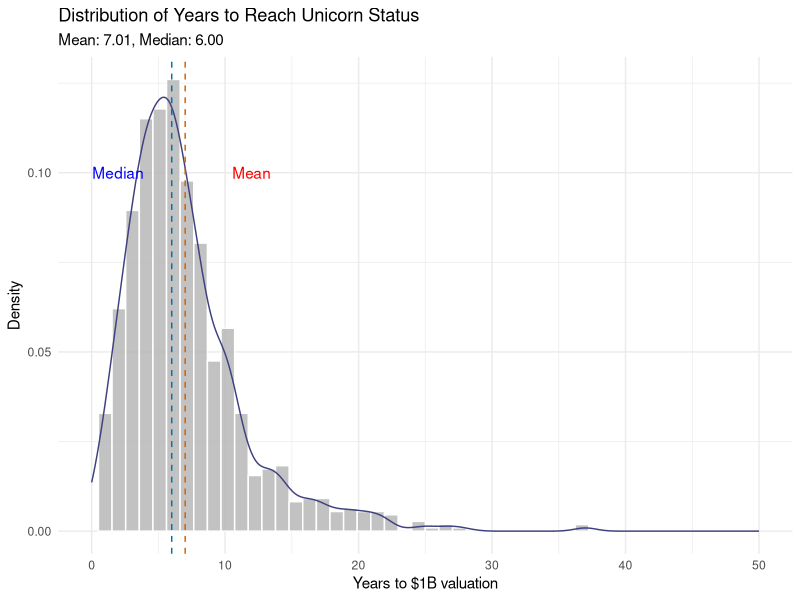
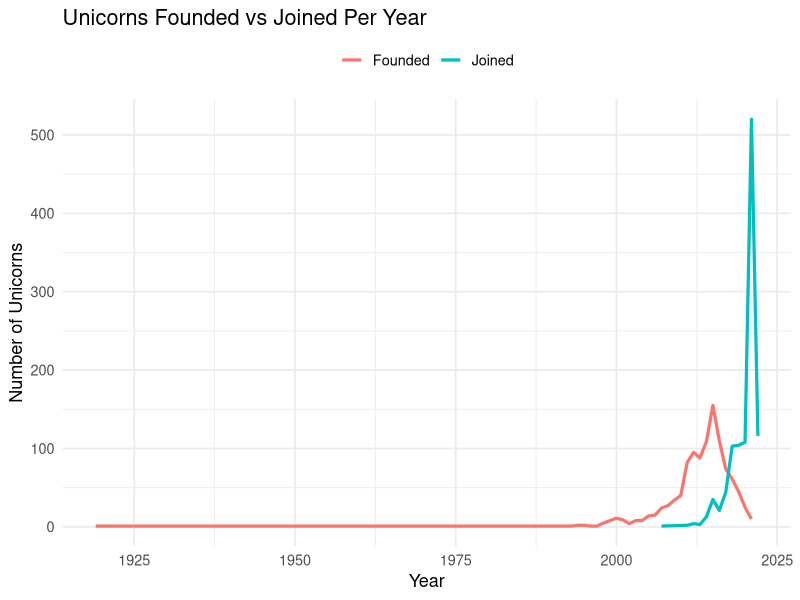
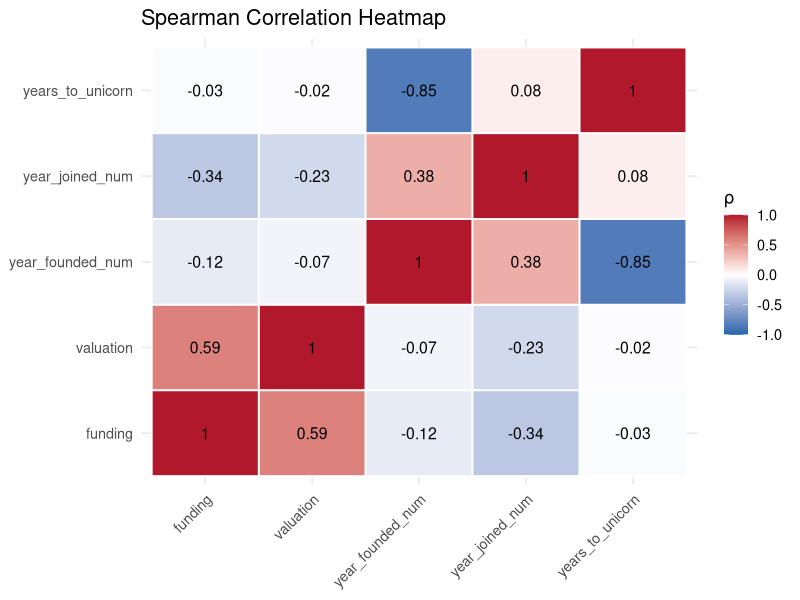
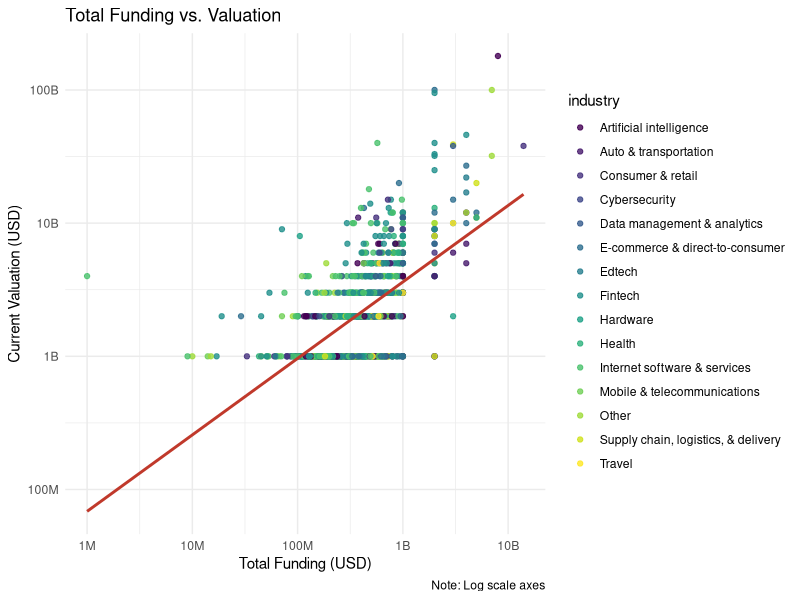
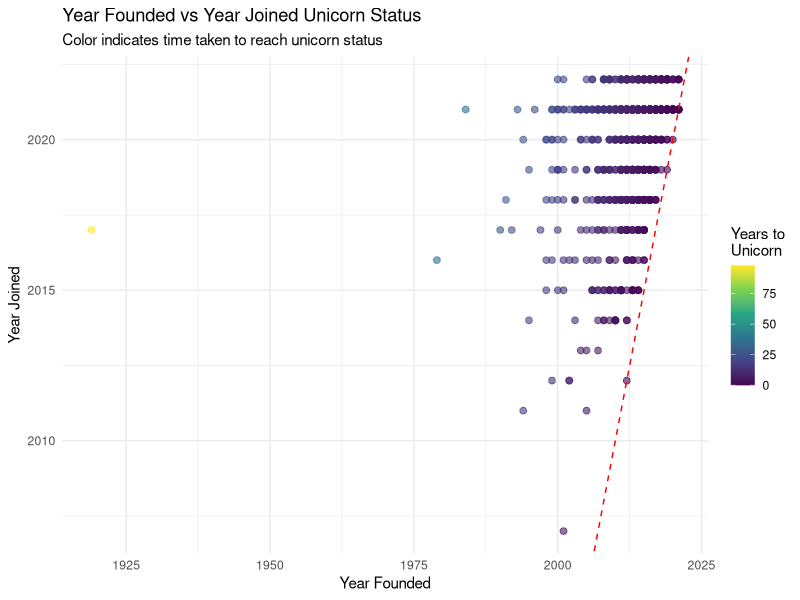
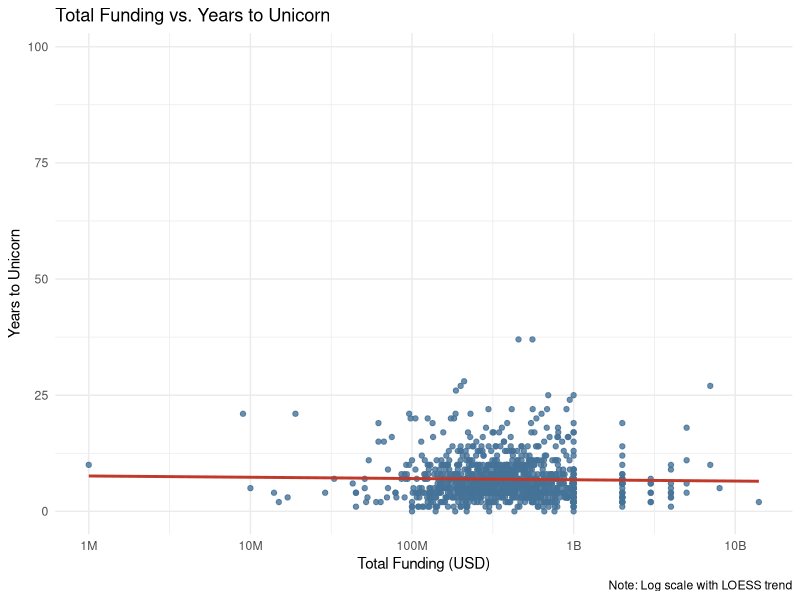
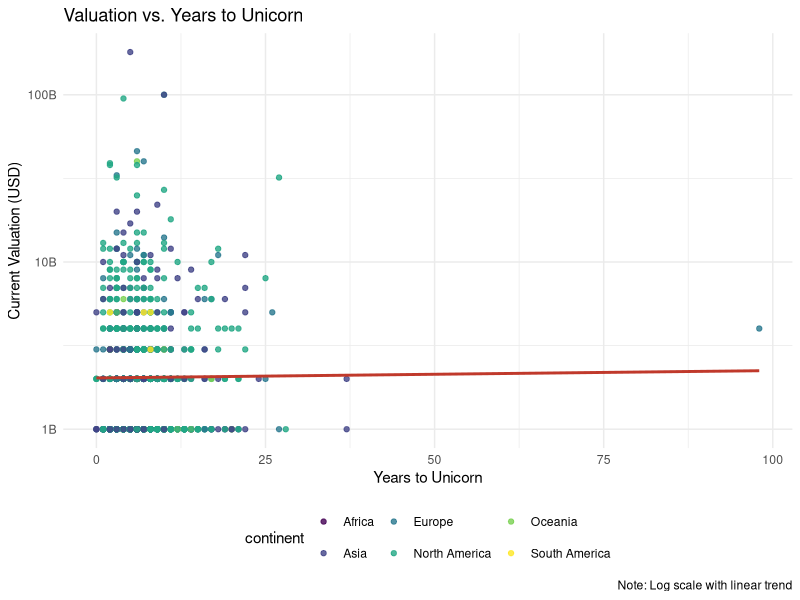
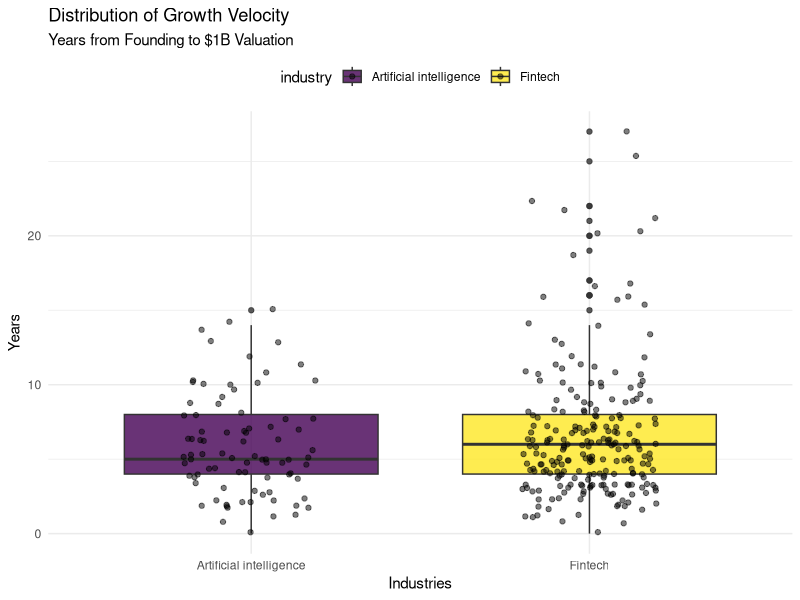

The R source for these figures, in order:
## ---- chunk 1
library(tidyverse)
library(scales)
library(knitr)
library(viridis)
library(maps)
library(patchwork)

dollar_format_big <- function(x) {
  case_when(
    x >= 1e9 ~ paste0(x / 1e9, "B"),
    x >= 1e6 ~ paste0(x / 1e6, "M"),
    x >= 1e3 ~ paste0(x / 1e3, "K"),
    TRUE ~ as.character(x)
  )
}

setwd(r"(/home/himangshu/Desktop/My_Projects/The_Global_Unicorn_Landscape)")

data <- read_csv("dataset.csv") %>%
  mutate(years_to_unicorn = year(date_joined) - year(year_founded))

data_geocoded <- read_csv("geocoded_unicorns.csv")

glimpse(data)
glimpse(data_geocoded)
## ---- chunk 2
ggplot(data, aes(x = years_to_unicorn, y = after_stat(density))) +
  geom_histogram(fill = "grey70", colour = "white", bins = 50, alpha = 0.8) +
  geom_density(colour = "#404080") +
  geom_vline(xintercept = mean(data$years_to_unicorn), colour = "#D55E00", linetype = "dashed") +
  geom_vline(xintercept = median(data$years_to_unicorn), colour = "#0072B2", linetype = "dashed") +
  annotate("text", x = 12, y = 0.1, label = "Mean", colour = "red") +
  annotate("text", x = 2, y = 0.1, label = "Median", colour = "blue") +
  labs(
    title = "Distribution of Years to Reach Unicorn Status",
    subtitle = sprintf("Mean: %.2f, Median: %.2f", 
                       mean(data$years_to_unicorn), 
                       median(data$years_to_unicorn)),
    x = "Years to $1B valuation",
    y = "Density"
  ) +
  theme_minimal() +
  xlim(0, 50)
## ---- chunk 3
yearly_counts <- bind_rows(
  data %>%
    mutate(year = year(year_founded)) %>%
    group_by(year) %>%
    summarise(count = n(), type = "Founded", .groups = "drop"),
  data %>%
    mutate(year = year(date_joined)) %>%
    group_by(year) %>%
    summarise(count = n(), type = "Joined", .groups = "drop")
)

ggplot(yearly_counts, aes(x = year, y = count, color = type)) +
  geom_line(linewidth = 1.1) +
  labs(
    title = "Unicorns Founded vs Joined Per Year",
    x = "Year",
    y = "Number of Unicorns",
    color = NULL
  ) +
  theme_minimal(base_size = 13) +
  theme(
    legend.position = "top"
  )
## ---- chunk 4
data %>%
  mutate(
    year_founded_num = year(year_founded),
    year_joined_num = year(date_joined)
  ) %>%
  select(valuation, funding, years_to_unicorn, year_founded_num, year_joined_num) %>%
  drop_na() %>%
  cor(method = "spearman") %>%
  as.data.frame() %>%
  mutate(var1 = rownames(.)) %>%
  pivot_longer(-var1, names_to = "var2", values_to = "correlation") %>%
  ggplot(aes(var1, var2, fill = correlation)) +
  geom_tile(color = "white", linewidth = 0.6) +
  scale_fill_gradient2(
    low = "#2166AC",
    mid = "white",
    high = "#B2182B",
    midpoint = 0,
    limits = c(-1, 1)
  ) +
  geom_text(aes(label = round(correlation, 2)), size = 4) +
  labs(
    title = "Spearman Correlation Heatmap",
    x = NULL,
    y = NULL,
    fill = "ρ"
  ) +
  theme_minimal(base_size = 13) +
  theme(
    axis.text.x = element_text(angle = 45, hjust = 1)
  )
## ---- chunk 5
ggplot(data, aes(x = funding, y = valuation, color = industry)) +
  geom_point(alpha = 0.8) +
  geom_smooth(method = "lm", se = FALSE, colour = "#C0392B") +
  scale_x_log10(labels = label_number(scale_cut = cut_short_scale())) +
  scale_y_log10(labels = label_number(scale_cut = cut_short_scale())) +
  scale_color_viridis_d() +
  labs(title = "Total Funding vs. Valuation",
       x = "Total Funding (USD)", 
       y = "Current Valuation (USD)", 
       caption = "Note: Log scale axes") +
  theme_minimal()
## ---- chunk 6
data %>%
  mutate(
    year_founded_num = year(year_founded),
    year_joined_num = year(date_joined)
  ) %>%
  ggplot(aes(x = year_founded_num, y = year_joined_num)) +
  geom_point(aes(color = years_to_unicorn), alpha = 0.6, size = 2) +
  geom_abline(slope = 1, intercept = 0, linetype = "dashed", color = "red") +
  scale_color_viridis_c(name = "Years to\nUnicorn") +
  labs(
    title = "Year Founded vs Year Joined Unicorn Status",
    subtitle = "Color indicates time taken to reach unicorn status",
    x = "Year Founded",
    y = "Year Joined"
  ) +
  theme_minimal()
## ---- chunk 7
ggplot(data, aes(x = funding, y = years_to_unicorn)) +
  geom_point(alpha = 0.8, color = "#457297ff") +
  geom_smooth(method = "lm", se = FALSE, color = "#C0392B") +
  scale_x_log10(labels = dollar_format_big, breaks = scales::log_breaks(n = 6)) +
  labs(
    title = "Total Funding vs. Years to Unicorn",
    x = "Total Funding (USD)",
    y = "Years to Unicorn",
    caption = "Note: Log scale with LOESS trend"
  ) +
  theme_minimal()
## ---- chunk 8
ggplot(data, aes(x = years_to_unicorn, y = valuation, color = continent)) +
  geom_point(alpha = 0.8) +
  geom_smooth(method = "lm", se = FALSE, color = "#C0392B") +
  scale_y_log10(labels = dollar_format_big) +
  scale_color_viridis_d() +
  labs(
    title = "Valuation vs. Years to Unicorn",
    x = "Years to Unicorn",
    y = "Current Valuation (USD)",
    caption = "Note: Log scale with linear trend"
  ) +
  theme_minimal() +
  theme(
    legend.position = "bottom"
  )
## ---- chunk 9
data %>%
  filter(industry %in% c("Artificial intelligence", "Fintech")) %>%
  group_by(industry) %>%
  summarise(
    Company_Count = n(),
    Avg_Years_to_Unicorn = mean(years_to_unicorn, na.rm = TRUE),
    Median_Years_to_Unicorn = median(years_to_unicorn, na.rm = TRUE),
    Avg_Funding_USD = mean(funding, na.rm = TRUE),
    Median_Funding_USD = median(funding, na.rm = TRUE)
  ) %>%
  kable(caption = "Statistical Profile: AI vs. Fintech")

comparison_data <- data %>%
  filter(industry %in% c("Artificial intelligence", "Fintech"))

comparison_stats <- comparison_data %>%
  group_by(industry) %>%
  summarise(
    Avg_Funding_USD = mean(funding, na.rm = TRUE),
    Median_Funding_USD = median(funding, na.rm = TRUE)
  )
## ---- chunk 10
ggplot(comparison_data, aes(industry, years_to_unicorn, fill = industry)) +
  geom_boxplot(alpha = 0.8) +
  geom_jitter(width = 0.2, alpha = 0.5) +
  scale_fill_viridis_d() +
  labs(title = "Distribution of Growth Velocity", 
       subtitle = "Years from Founding to $1B Valuation",
       x = "Industries",
       y = "Years") +
  theme_minimal() +
  theme(
    legend.position = "top"
  )
## ---- chunk 11
ggplot(comparison_stats, aes(industry, Avg_Funding_USD, fill = industry)) +
  geom_col() +
  geom_errorbar(aes(ymin = Avg_Funding_USD - Median_Funding_USD,
                    ymax = Avg_Funding_USD + Median_Funding_USD), width = 0.2) +
  scale_y_continuous(labels = label_number(scale_cut = cut_short_scale())) +
  scale_fill_viridis_d() +
  labs(title = "Average Capital Requirement",
       x = "Industries",
       y = "Average Funding Raised (USD)") +
  theme_minimal() +
  theme(
    legend.position = "top"
  )
## ---- chunk 12
ggplot() +
  geom_polygon(data = map_data("world"), aes(long, lat, group = group), 
               fill = "gray80", color = "white") +
  geom_point(data = data_geocoded, aes(longitude, latitude, size = valuation, 
             color = continent), alpha = 0.6) +
  scale_size_continuous(labels = dollar_format_big, name = "Valuation (USD)") +
  scale_color_viridis_d() +
  labs(title = "Global Distribution of Unicorn Companies", x = "", y = "", 
       color = "Continent") +
  theme_minimal() +
  theme(
    legend.position = "bottom",
    legend.box = "vertical",
    legend.margin = margin(t = 10)
  ) +
  guides(
    size = guide_legend(order = 1, nrow = 1),
    color = guide_legend(order = 2, nrow = 1)
  )
## ---- chunk 13
data %>%
  count(country) %>%
  slice_max(n, n = 10) %>%
  ggplot(aes(reorder(country, n), n, fill = country)) +
  geom_col() +
  coord_flip() +
  scale_fill_viridis_d() +
  labs(title = "Top 10 Unicorn Countries", x = "Country", y = "Number of Unicorns") +
  theme_minimal()
## ---- chunk 14
data %>%
  count(city) %>%
  slice_max(n, n = 10) %>%
  ggplot(aes(reorder(city, n), n, fill = city)) +
  geom_col() +
  coord_flip() +
  scale_fill_viridis_d() +
  labs(title = "Top 10 Unicorn Cities", x = "City", y = "Number of Unicorns") +
  theme_minimal()
## ---- chunk 15
data %>%
  group_by(industry) %>%
  summarise(count = n()) %>%
  arrange(desc(count)) %>%
  ggplot(aes(x = reorder(industry, count), y = count, fill = industry)) +
  geom_col() +
  coord_flip() +
  scale_fill_viridis(discrete = TRUE) +
  labs(
    title = "Number of Unicorns by Industry",
    x = "Industry",
    y = "Number of Unicorns"
  ) +
  theme_minimal()
## ---- chunk 16
data %>%
  group_by(industry) %>%
  summarise(total_valuation = sum(valuation)) %>%
  arrange(desc(total_valuation)) %>%
  ggplot(aes(x = reorder(industry, total_valuation), y = total_valuation, fill = industry)) +
  geom_col() +
  coord_flip() +
  scale_fill_viridis(discrete = TRUE) +
  scale_y_continuous(labels = dollar_format_big) +
  labs(
    title = "Total Valuation by Industry",
    x = "Industry",
    y = "Total Valuation (USD)"
  ) +
  theme_minimal()
